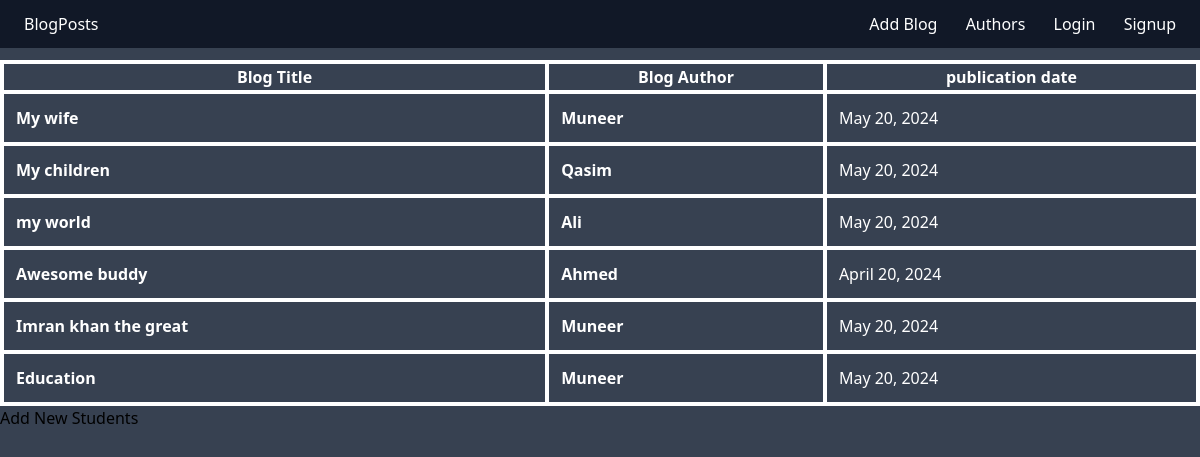
The page / on the database its author committed.
### blogs/models.py (models this page shows, shortened)
class BlogPost(models.Model):
    title = models.CharField(max_length=100)
    content = models.TextField(max_length=1000)
    publication_date = models.DateField(default=timezone.now)
    author = models.ForeignKey(Author,on_delete=models.CASCADE)

class Author(models.Model):
    name = models.CharField(max_length=100)
    email = models.EmailField(max_length=100)
    def __str__(self) -> str:
        return self.name

### core/views.py (the view)
# urls.py: 2. Add a URL to urlpatterns:  path('', views.home, name='home')
def home(request):
    blogs = BlogPost.objects.all()
    return render(request,'home_page.html',{'blogs':blogs})

### core/templates/home_page.html (shortened to what this page needs)
{% extends 'base.html' %}
{%block content%}
{%if blogs %}
   <table style='border: 1px solid black' class='text-white w-full mt-3'>
       <tr>
           <th>Blog Title</th>
           <th>Blog Author</th>
           <th>publication date</th>
       </tr>
       {%for blog in blogs%}
       <tr>
           <td class='p-3'><a href= '{%url 'core:details' blog.id %}' class="font-bold hover:text-teal-400 hover:underline">{{blog.title}}</a></td>
           <td class='p-3'><a href= '{%url 'core:authorposts' blog.author %}' class="font-bold hover:text-teal-400 hover:underline">{{blog.author}}</a></td>
           <td class='p-3'>{{blog.publication_date}}</td>
       </tr>
       {%endfor%}
   </table>
{%else%}
<p>student does not exist</p>
{%endif%}
<a href='#'>Add New Students</a>
{%endblock%}

### core/templates/base.html (shortened to what this page needs)
<!DOCTYPE html>
<html lang="en">
<head>
    <script src="https://cdn.tailwindcss.com"></script>
</head>
<body class='bg-gray-700'>
    <nav class="px-6 py-3 flex  justify-between items-center w-full bg-gray-900 text-white">
        <a href="/">BlogPosts</a>
        <div class="space-x-6">
            <a href='{%url 'core:addblog' %}'>Add Blog</a>
            <a href="#">Authors</a>
            {%if request.user.is_authenticated %}
            <a href='{%url 'core:logout' %}' class='bg-white px-5 py-1 rounded-xl font-semibold text-blue-800 hover:bg-gray-100'>LogOut</a>
            {%else%}
            <a href='{%url 'core:login' %}'>Login</a>
            <a href='{%url 'core:signup' %}'>Signup</a>
            {%endif%}
        </div>
    </nav>
    <div >
        {%block content%}
        {%endblock%}
    </div>
</body>
</html>

### core/templates/base.html (style rules this page uses)
th,td { border: 4px solid white; }

### rows shown on the page
BlogPost: title "My wife", author "Muneer", publication_date "May 20, 2024"
BlogPost: title "My children", author "Qasim", publication_date "May 20, 2024"
BlogPost: title "my world", author "Ali", publication_date "May 20, 2024"
BlogPost: title "Awesome buddy", author "Ahmed", publication_date "April 20, 2024"
BlogPost: title "Imran khan the great", author "Muneer", publication_date "May 20, 2024"
BlogPost: title "Education", author "Muneer", publication_date "May 20, 2024"
